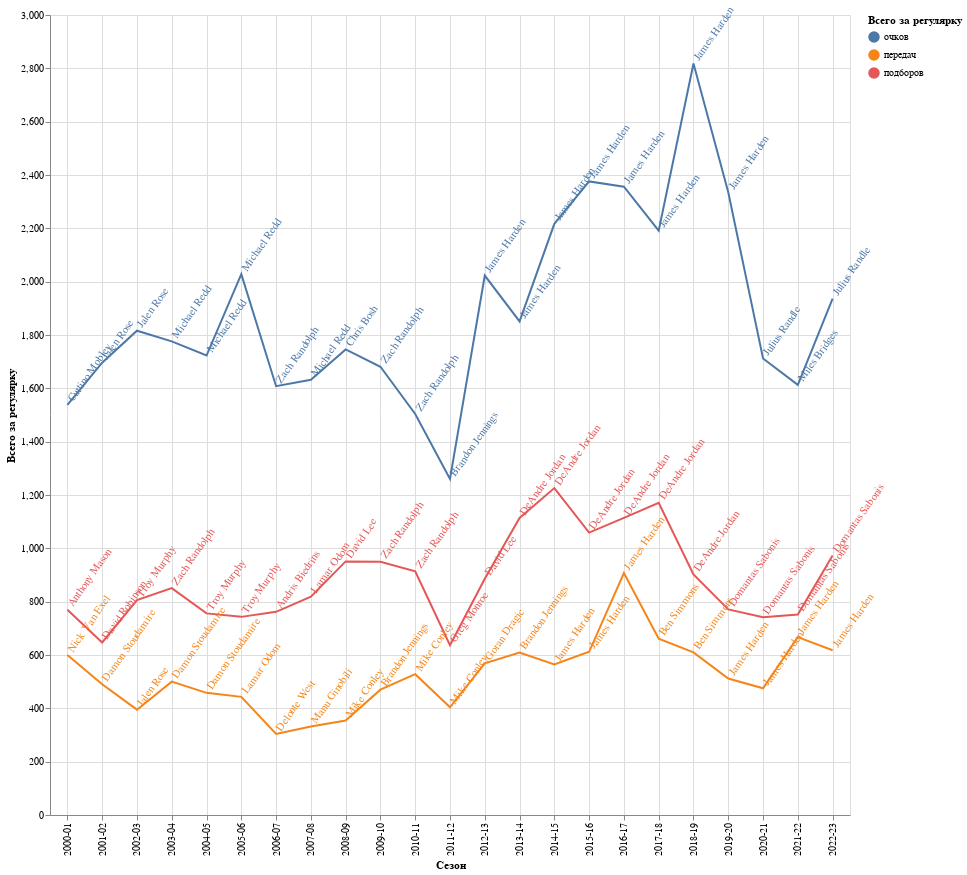

Source (notebook cell):
### Code cell
chart = alt.Chart(_df)
(
    (
    chart.mark_line().encode(
        x=alt.X('SEASON_ID:N', title='Сезон',
                             axis=alt.Axis(grid=True)),
        y=alt.Y('_val', title='Всего за регулярку'),
        color=alt.Color('_stat', legend=alt.Legend(title='Всего за регулярку'))
    ).properties(
        width=800,
        height=800
    )
)
    +
    (
    chart.mark_text(dx=5, angle=305, align='left').encode(
        x=alt.X('SEASON_ID:N', title='Сезон',
                             axis=alt.Axis(grid=True)),
        y=alt.Y('_val'),
        text=alt.Text('_name'), 
        color='_stat',
    )
)
)

### Figure 1 — Vega-Lite specification as saved in the notebook (floating-point values rounded to 4 significant figures)
{"config": {"view": {"continuousWidth": 300, "continuousHeight": 300}}, "layer": [{"mark": {"type": "line"}, "encoding": {"color": {"field": "_stat", "legend": {"title": "Всего за регулярку"}, "type": "nominal"}, "x": {"axis": {"grid": true}, "field": "SEASON_ID", "title": "Сезон", "type": "nominal"}, "y": {"field": "_val", "title": "Всего за регулярку", "type": "quantitative"}}}, {"mark": {"type": "text", "align": "left", "angle": 305, "dx": 5}, "encoding": {"color": {"field": "_stat", "type": "nominal"}, "text": {"field": "_name", "type": "nominal"}, "x": {"axis": {"grid": true}, "field": "SEASON_ID", "title": "Сезон", "type": "nominal"}, "y": {"field": "_val", "type": "quantitative"}}}], "data": {"name": "data-2960cb3f9053e36acd90222a81a21799"}, "height": 800, "width": 800, "$schema": "https://vega.github.io/schema/vega-lite/v5.8.0.json", "datasets": {"data-2960cb3f9053e36acd90222a81a21799": [{"SEASON_ID": "2000-01", "_val": 1538.0, "_name": "Cuttino Mobley", "_stat": "очков", "_align": "left"}, {"SEASON_ID": "2001-02", "_val": 1696.0, "_name": "Jalen Rose", "_stat": "очков", "_align": "left"}, {"SEASON_ID": "2002-03", "_val": 1816.0, "_name": "Jalen Rose", "_stat": "очков", "_align": "left"}, {"SEASON_ID": "2003-04", "_val": 1776.0, "_name": "Michael Redd", "_stat": "очков", "_align": "left"}, {"SEASON_ID": "2004-05", "_val": 1723.0, "_name": "Michael Redd", "_stat": "очков", "_align": "left"}, {"SEASON_ID": "2005-06", "_val": 2028.0, "_name": "Michael Redd", "_stat": "очков", "_align": "left"}, {"SEASON_ID": "2006-07", "_val": 1608.0, "_name": "Zach Randolph", "_stat": "очков", "_align": "left"}, {"SEASON_ID": "2007-08", "_val": 1632.0, "_name": "Michael Redd", "_stat": "очков", "_align": "left"}, {"SEASON_ID": "2008-09", "_val": 1746.0, "_name": "Chris Bosh", "_stat": "очков", "_align": "left"}, {"SEASON_ID": "2009-10", "_val": 1681.0, "_name": "Zach Randolph", "_stat": "очков", "_align": "left"}, {"SEASON_ID": "2010-11", "_val": 1504.0, "_name": "Zach Randolph", "_stat": "очков", "_align": "left"}, {"SEASON_ID": "2011-12", "_val": 1260.0, "_name": "Brandon Jennings", "_stat": "очков", "_align": "left"}, {"SEASON_ID": "2012-13", "_val": 2023.0, "_name": "James Harden", "_stat": "очков", "_align": "left"}, {"SEASON_ID": "2013-14", "_val": 1851.0, "_name": "James Harden", "_stat": "очков", "_align": "left"}, {"SEASON_ID": "2014-15", "_val": 2217.0, "_name": "James Harden", "_stat": "очков", "_align": "left"}, {"SEASON_ID": "2015-16", "_val": 2376.0, "_name": "James Harden", "_stat": "очков", "_align": "left"}, {"SEASON_ID": "2016-17", "_val": 2356.0, "_name": "James Harden", "_stat": "очков", "_align": "left"}, {"SEASON_ID": "2017-18", "_val": 2191.0, "_name": "James Harden", "_stat": "очков", "_align": "left"}, {"SEASON_ID": "2018-19", "_val": 2818.0, "_name": "James Harden", "_stat": "очков", "_align": "left"}, {"SEASON_ID": "2019-20", "_val": 2335.0, "_name": "James Harden", "_stat": "очков", "_align": "left"}, {"SEASON_ID": "2020-21", "_val": 1712.0, "_name": "Julius Randle", "_stat": "очков", "_align": "left"}, {"SEASON_ID": "2021-22", "_val": 1613.0, "_name": "Miles Bridges", "_stat": "очков", "_align": "left"}, {"SEASON_ID": "2022-23", "_val": 1936.0, "_name": "Julius Randle", "_stat": "очков", "_align": "left"}, {"SEASON_ID": "2000-01", "_val": 770.0, "_name": "Anthony Mason", "_stat": "подборов", "_align": "center"}, {"SEASON_ID": "2001-02", "_val": 647.0, "_name": "David Robinson", "_stat": "подборов", "_align": "center"}, {"SEASON_ID": "2002-03", "_val": 806.0, "_name": "Troy Murphy", "_stat": "подборов", "_align": "center"}, {"SEASON_ID": "2003-04", "_val": 851.0, "_name": "Zach Randolph", "_stat": "подборов", "_align": "center"}, {"SEASON_ID": "2004-05", "_val": 756.0, "_name": "Troy Murphy", "_stat": "подборов", "_align": "center"}, {"SEASON_ID": "2005-06", "_val": 743.0, "_name": "Troy Murphy", "_stat": "подборов", "_align": "center"}, {"SEASON_ID": "2006-07", "_val": 762.0, "_name": "Andris Biedrins", "_stat": "подборов", "_align": "center"}, {"SEASON_ID": "2007-08", "_val": 819.0, "_name": "Lamar Odom", "_stat": "подборов", "_align": "center"}, {"SEASON_ID": "2008-09", "_val": 951.0, "_name": "David Lee", "_stat": "подборов", "_align": "center"}, {"SEASON_ID": "2009-10", "_val": 950.0, "_name": "Zach Randolph", "_stat": "подборов", "_align": "center"}, {"SEASON_ID": "2010-11", "_val": 914.0, "_name": "Zach Randolph", "_stat": "подборов", "_align": "center"}, {"SEASON_ID": "2011-12", "_val": 637.0, "_name": "Greg Monroe", "_stat": "подборов", "_align": "center"}, {"SEASON_ID": "2012-13", "_val": 886.0, "_name": "David Lee", "_stat": "подборов", "_align": "center"}, {"SEASON_ID": "2013-14", "_val": 1114.0, "_name": "DeAndre Jordan", "_stat": "подборов", "_align": "center"}, {"SEASON_ID": "2014-15", "_val": 1226.0, "_name": "DeAndre Jordan", "_stat": "подборов", "_align": "center"}, {"SEASON_ID": "2015-16", "_val": 1059.0, "_name": "DeAndre Jordan", "_stat": "подборов", "_align": "center"}, {"SEASON_ID": "2016-17", "_val": 1114.0, "_name": "DeAndre Jordan", "_stat": "подборов", "_align": "center"}, {"SEASON_ID": "2017-18", "_val": 1171.0, "_name": "DeAndre Jordan", "_stat": "подборов", "_align": "center"}, {"SEASON_ID": "2018-19", "_val": 902.0, "_name": "DeAndre Jordan", "_stat": "подборов", "_align": "center"}, {"SEASON_ID": "2019-20", "_val": 771.0, "_name": "Domantas Sabonis", "_stat": "подборов", "_align": "center"}, {"SEASON_ID": "2020-21", "_val": 742.0, "_name": "Domantas Sabonis", "_stat": "подборов", "_align": "center"}, {"SEASON_ID": "2021-22", "_val": 752.0, "_name": "Domantas Sabonis", "_stat": "подборов", "_align": "center"}, {"SEASON_ID": "2022-23", "_val": 973.0, "_name": "Domantas Sabonis", "_stat": "подборов", "_align": "center"}, {"SEASON_ID": "2000-01", "_val": 600.0, "_name": "Nick Van Exel", "_stat": "передач", "_align": "right"}, {"SEASON_ID": "2001-02", "_val": 490.0, "_name": "Damon Stoudamire", "_stat": "передач", "_align": "right"}, {"SEASON_ID": "2002-03", "_val": 395.0, "_name": "Jalen Rose", "_stat": "передач", "_align": "right"}, {"SEASON_ID": "2003-04", "_val": 500.0, "_name": "Damon Stoudamire", "_stat": "передач", "_align": "right"}, {"SEASON_ID": "2004-05", "_val": 458.0, "_name": "Damon Stoudamire", "_stat": "передач", "_align": "right"}, {"SEASON_ID": "2005-06", "_val": 443.0, "_name": "Lamar Odom", "_stat": "передач", "_align": "right"}, {"SEASON_ID": "2006-07", "_val": 304.0, "_name": "Delonte West", "_stat": "передач", "_align": "right"}, {"SEASON_ID": "2007-08", "_val": 332.0, "_name": "Manu Ginobili", "_stat": "передач", "_align": "right"}, {"SEASON_ID": "2008-09", "_val": 354.0, "_name": "Mike Conley", "_stat": "передач", "_align": "right"}, {"SEASON_ID": "2009-10", "_val": 470.0, "_name": "Brandon Jennings", "_stat": "передач", "_align": "right"}, {"SEASON_ID": "2010-11", "_val": 528.0, "_name": "Mike Conley", "_stat": "передач", "_align": "right"}, {"SEASON_ID": "2011-12", "_val": 404.0, "_name": "Mike Conley", "_stat": "передач", "_align": "right"}, {"SEASON_ID": "2012-13", "_val": 569.0, "_name": "Goran Dragic", "_stat": "передач", "_align": "right"}, {"SEASON_ID": "2013-14", "_val": 609.0, "_name": "Brandon Jennings", "_stat": "передач", "_align": "right"}, {"SEASON_ID": "2014-15", "_val": 565.0, "_name": "James Harden", "_stat": "передач", "_align": "right"}, {"SEASON_ID": "2015-16", "_val": 612.0, "_name": "James Harden", "_stat": "передач", "_align": "right"}, {"SEASON_ID": "2016-17", "_val": 907.0, "_name": "James Harden", "_stat": "передач", "_align": "right"}, {"SEASON_ID": "2017-18", "_val": 661.0, "_name": "Ben Simmons", "_stat": "передач", "_align": "right"}, {"SEASON_ID": "2018-19", "_val": 610.0, "_name": "Ben Simmons", "_stat": "передач", "_align": "right"}, {"SEASON_ID": "2019-20", "_val": 512.0, "_name": "James Harden", "_stat": "передач", "_align": "right"}, {"SEASON_ID": "2020-21", "_val": 475.0, "_name": "James Harden", "_stat": "передач", "_align": "right"}, {"SEASON_ID": "2021-22", "_val": 667.0, "_name": "James Harden", "_stat": "передач", "_align": "right"}, {"SEASON_ID": "2022-23", "_val": 618.0, "_name": "James Harden", "_stat": "передач", "_align": "right"}]}}
